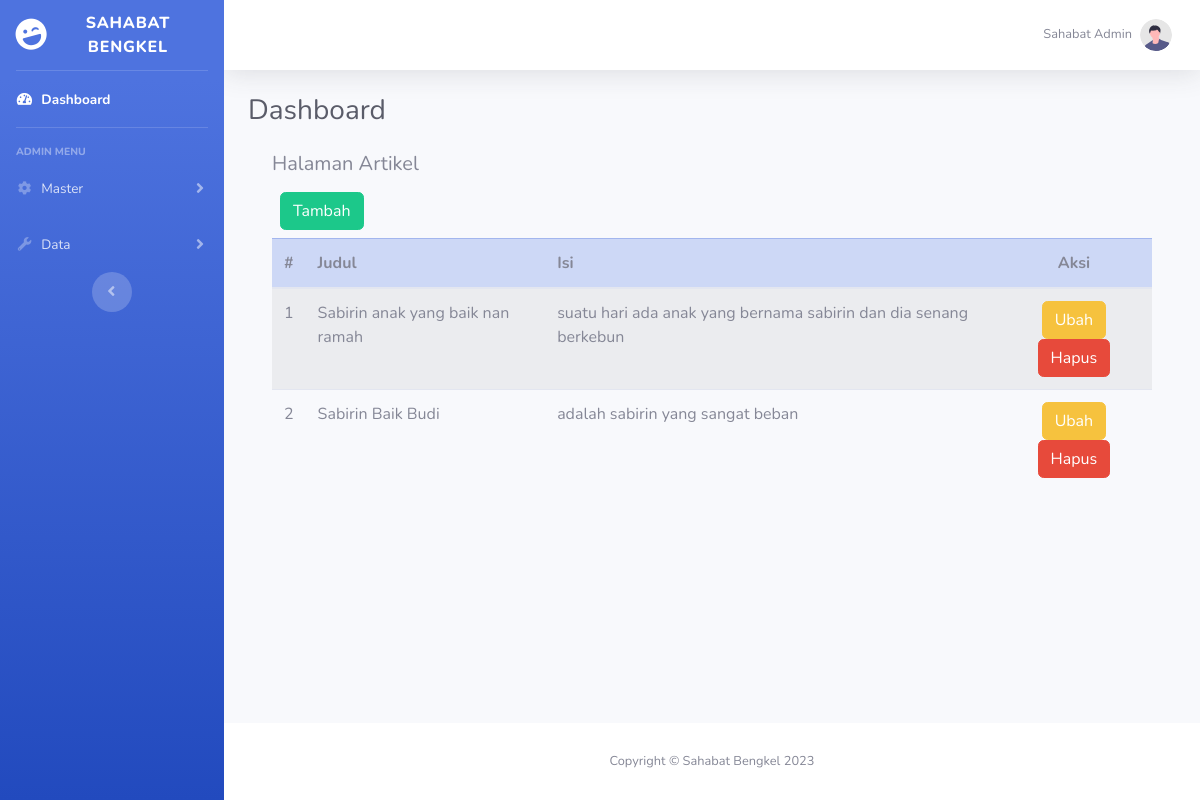
/admin/index.php?page=article, run on the app's committed database.
### tables this page shows
CREATE TABLE IF NOT EXISTS `artikel` (
  `id` int NOT NULL AUTO_INCREMENT,
  `judul` varchar(50) DEFAULT NULL,
  `isi` text,
  PRIMARY KEY (`id`)
);

### admin/page/article.php (the view, shortened to what this page needs)
<div class="container">
  <div class="row">
    <div class="col">
      <h5>Halaman Artikel</h5>
      <a href="?page=article-tambah" class="btn btn-success m-2">Tambah</a>
      <table class="table table-striped">
        <thead class="table-primary">
          <tr>
            <th class="text-center">#</th>
            <th>Judul</th>
            <th>Isi</th>
            <th class="text-center">Aksi</th>
          </tr>
        </thead>
        <tbody>
        <?php
          $nomor = 1;
          $result = mysqli_query($koneksi, "SELECT * FROM artikel ORDER BY id DESC");
          while ($row = mysqli_fetch_assoc($result)):
        ?>
          <tr>
            <td class="text-center"><?= $nomor; ?></td>
            <td><?= $row['judul']; ?></td>
            <td><?= $row['isi']; ?></td>
            <td class="text-center">
              <a href="?page=article-edit&id=<?= $row['id'] ?>" class="btn btn-warning">Ubah</a>
              <a href="?page=article&action=hapus&id=<?= $row['id'] ?>" onclick="return confirm('Yakin ingin menghapus data?')" class="btn btn-danger">Hapus</a>
            </td>
          </tr>
          <?php
            $nomor++;
            endwhile
          ?>
        </tbody>
      </table>
    </div>
  </div>
</div>

### data on the page
artikel: judul "Sabirin anak yang baik nan ramah", isi "suatu hari ada anak yang bernama sabirin dan dia senang berkebun"
artikel: judul "Sabirin Baik Budi", isi "adalah sabirin yang sangat beban"
